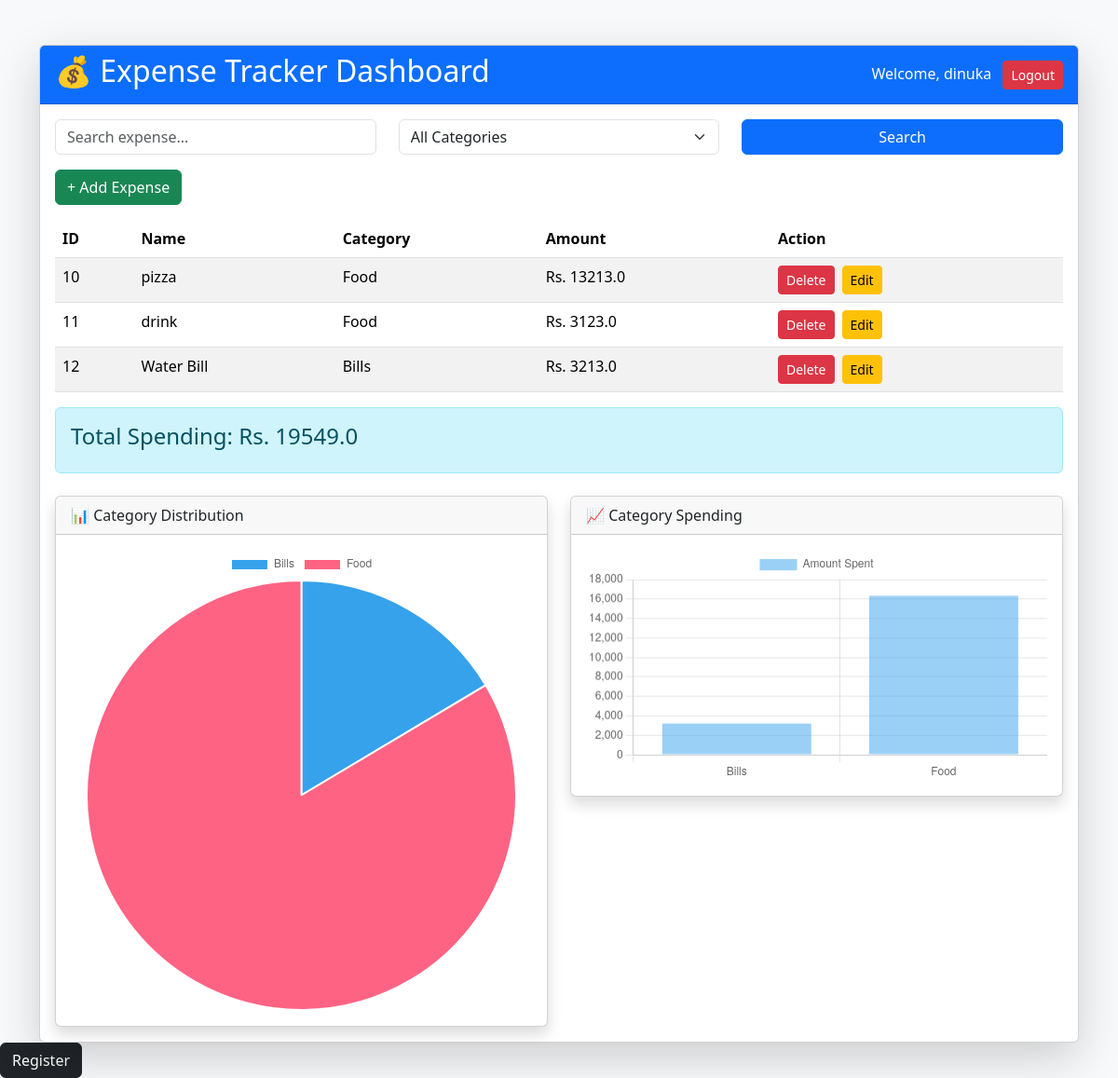
Screenshot of / (signed in) with the database file from the repository.
### tables this page shows
CREATE TABLE expenses (
            id INTEGER PRIMARY KEY AUTOINCREMENT,
            name TEXT NOT NULL,
            category TEXT NOT NULL,
            amount REAL NOT NULL
        , user_id INTERGER);

### app.py (the view)
@app.route('/')
def index():
    search = request.args.get('search','')
    category = request.args.get('category','')
    conn = sqlite3.connect('expenses.db')
    cursor = conn.cursor()
    query = "SELECT * FROM expenses WHERE user_id = ?"
    params = [session['user_id']]
    if search:
        query += " AND name LIKE ?"
        params.append(f"%{search}%")
    if category:
        query += " AND category = ?"
        params.append(category)
    cursor.execute(query, params)
    expenses = cursor.fetchall()
    total = sum(expense[3] for expense in expenses)
    cursor.execute("""
        SELECT category, SUM(amount)
        FROM expenses
        WHERE user_id = ?
        GROUP BY category
        """,
        (session['user_id'],)
        )
    category_data = cursor.fetchall()
    labels = [row[0] for row in category_data]
    amounts = [row[1] for row in category_data]
    conn.close()
    return render_template(
        "index.html",
        expenses=expenses,
        total=total,
        search=search,
        category=category,
        category_data=category_data,
        labels=labels,
        amounts=amounts
    )

### templates/index.html (shortened to what this page needs)
<!DOCTYPE html>
<html>
<head>
    <link
    href="https://cdn.jsdelivr.net/npm/bootstrap@5.3.3/dist/css/bootstrap.min.css"
    rel="stylesheet">
</head>
<body class="bg-light">
<div class="container mt-5">
    <div class="card shadow-lg">
        <div class="card-header bg-primary text-white">
            <div class="d-flex justify-content-between align-items-center">
                <h2>💰 Expense Tracker Dashboard</h2>
                <div>
                    Welcome, {{ session['username'] }}
                    <a href="/logout"
                    class="btn btn-danger btn-sm ms-2">
                        Logout
                    </a>
                </div>
            </div>
        </div>
        <div class="card-body">
            <form method="GET" class="row mb-3">
                <div class="col-md-4">
                    <input
                        type="text"
                        name="search"
                        class="form-control"
                        placeholder="Search expense..."
                        value="{{ search }}">
                </div>
                <div class="col-md-4">
                    <select name="category" class="form-select">
                        <option value="">All Categories</option>
                    </select>
                </div>
                <div class="col-md-4">
                    <button class="btn btn-primary w-100">
                        Search
                    </button>
                </div>
            </form>
            <a href="/add" class="btn btn-success mb-3">
                + Add Expense
            </a>
            <table class="table table-striped table-hover">
                <thead>
                    <tr>
                        <th>ID</th>
                        <th>Name</th>
                        <th>Category</th>
                        <th>Amount</th>
                        <th>Action</th>
                    </tr>
                </thead>
                <tbody>
                {% for expense in expenses %}
                    <tr>
                        <td>{{ expense[0] }}</td>
                        <td>{{ expense[1] }}</td>
                        <td>{{ expense[2] }}</td>
                        <td>Rs. {{ expense[3] }}</td>
                        <td>
                            <div class="d-flex gap-2">
                                <form action="/delete/{{ expense[0] }}"
                                      method="POST">
                                    <button
                                        class="btn btn-danger btn-sm"
                                        onclick="return confirm('Delete this expense?')">
                                        Delete
                                    </button>
                                </form>
                                <a href="/edit/{{ expense[0] }}"
                                   class="btn btn-warning btn-sm">
                                    Edit
                                </a>
                            </div>
                        </td>
                    </tr>
                {% endfor %}
                </tbody>
            </table>
            <div class="alert alert-info">
                <h4>Total Spending: Rs. {{ total }}</h4>
            </div>
            <div class="row mt-4">
                <div class="col-md-6">
                    <div class="card shadow">
                        <div class="card-header">
                            📊 Category Distribution
                        </div>
                        <div class="card-body">
                            <canvas id="pieChart"></canvas>
                        </div>
                    </div>
                </div>
                <div class="col-md-6">
                    <div class="card shadow">
                        <div class="card-header">
                            📈 Category Spending
                        </div>
                        <div class="card-body">
                            <canvas id="barChart"></canvas>
                        </div>
                    </div>
                </div>
            </div>
        </div>
    </div>
</div>
<a href="/register" class="btn btn-dark">
    Register
</a>
<script>
const categories = {{ labels | tojson | safe }};
const amounts = {{ amounts | tojson | safe }};
// PIE CHART
new Chart(
    document.getElementById('pieChart'),
    {
        type: 'pie',
        data: {
            labels: categories,
            datasets: [{
                data: amounts
            }]
        }
    }
);
// BAR CHART
new Chart(
    document.getElementById('barChart'),
    {
        type: 'bar',
        data: {
            labels: categories,
            datasets: [{
                label: 'Amount Spent',
                data: amounts
            }]
        }
    }
);
</script>
</body>
</html>

### rows the page displays
expenses: id "10", name "pizza", category "Food", amount "13213.0"
expenses: id "11", name "drink", category "Food", amount "3123.0"
expenses: id "12", name "Water Bill", category "Bills", amount "3213.0"

### other values shown
{{ session['username'] }} "dinuka"
{{ total }} "19549.0"
chart data {{ labels | tojson | safe }} ["Bills", "Food"]
chart data {{ amounts | tojson | safe }} [3213.0, 16336.0]
